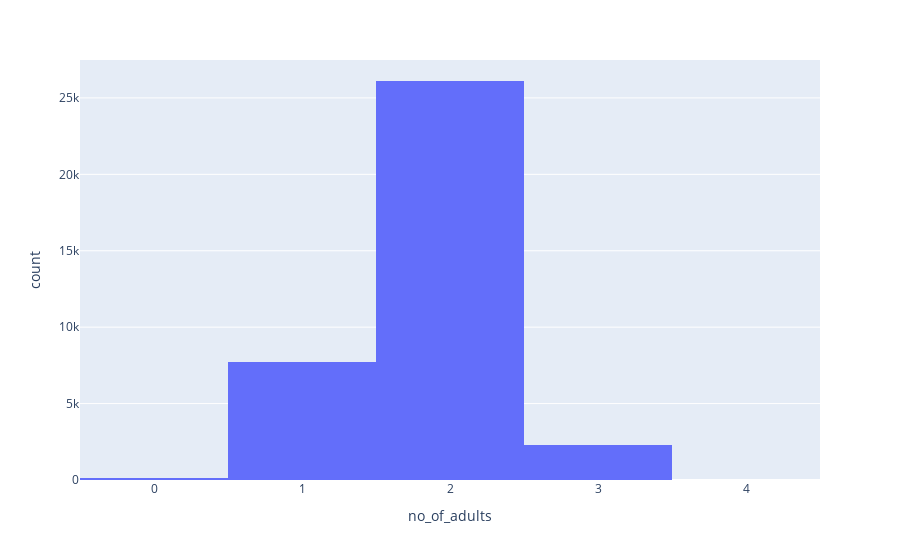
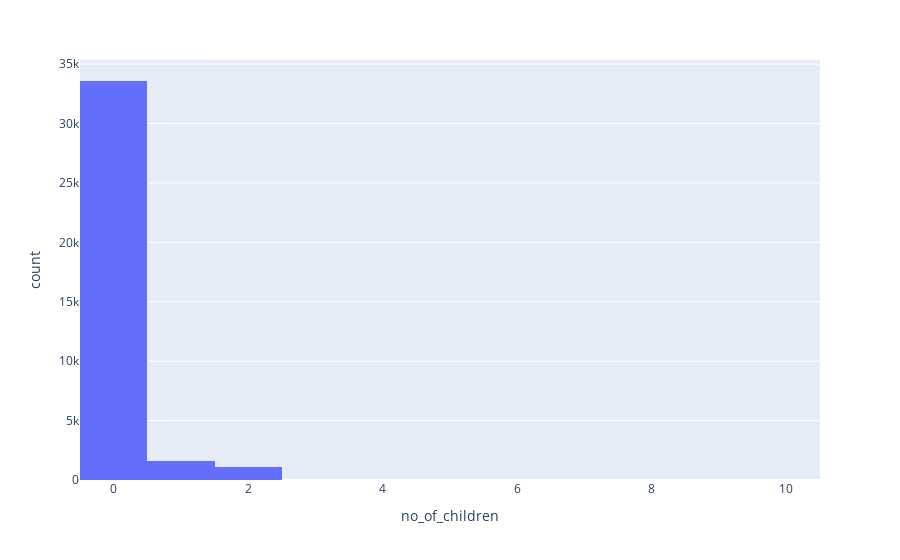
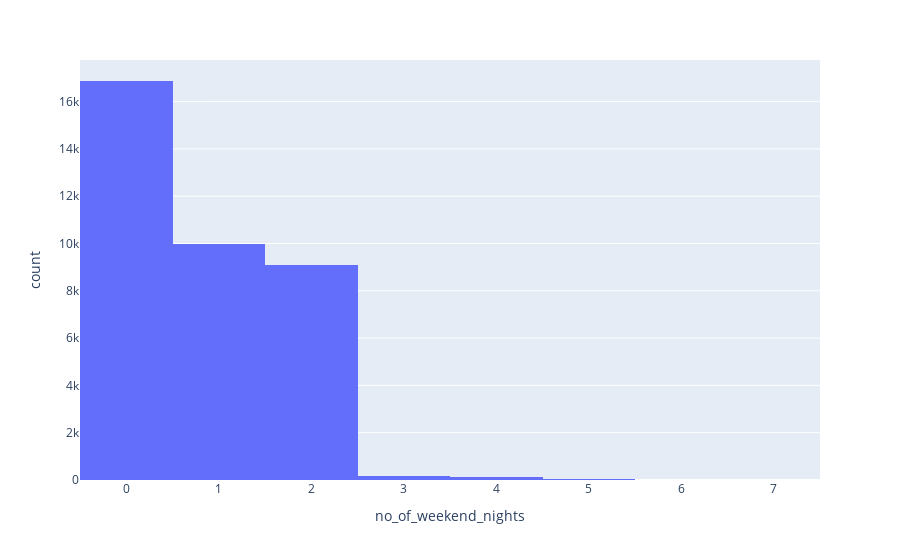
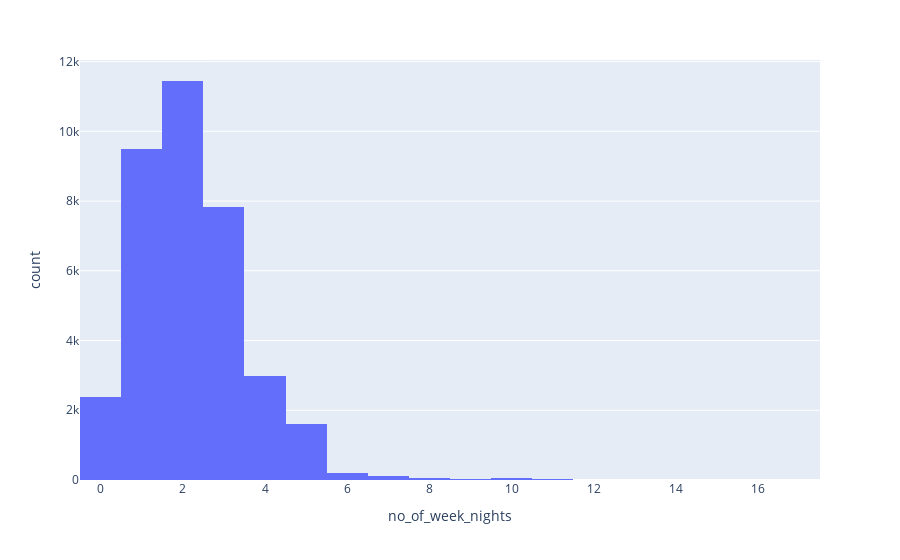

Notebook source saved alongside these figures, in order:
### Code cell
for col in num_cols:
    px.histogram(df, x=col).show()

### Figure 1 — Plotly figure (JSON) as saved in the notebook; plotly's stock layout.template omitted (floating-point values rounded to 4 significant figures; data arrays with more than 128 entries replaced by an {"elided": "..."} marker saying what was removed)
{"data": [{"bingroup": "x", "hovertemplate": "no_of_adults=%{x}<br>count=%{y}<extra></extra>", "legendgroup": "", "marker": {"color": "#636efa", "pattern": {"shape": ""}}, "name": "", "orientation": "v", "showlegend": false, "type": "histogram", "x": {"elided": "36275 int values"}, "xaxis": "x", "yaxis": "y"}], "layout": {"barmode": "relative", "legend": {"tracegroupgap": 0}, "margin": {"t": 60}, "xaxis": {"anchor": "y", "domain": [0, 1], "title": {"text": "no_of_adults"}}, "yaxis": {"anchor": "x", "domain": [0, 1], "title": {"text": "count"}}}}

### Figure 2 — Plotly figure (JSON) as saved in the notebook; plotly's stock layout.template omitted (floating-point values rounded to 4 significant figures; data arrays with more than 128 entries replaced by an {"elided": "..."} marker saying what was removed)
{"data": [{"bingroup": "x", "hovertemplate": "no_of_children=%{x}<br>count=%{y}<extra></extra>", "legendgroup": "", "marker": {"color": "#636efa", "pattern": {"shape": ""}}, "name": "", "orientation": "v", "showlegend": false, "type": "histogram", "x": {"elided": "36275 int values"}, "xaxis": "x", "yaxis": "y"}], "layout": {"barmode": "relative", "legend": {"tracegroupgap": 0}, "margin": {"t": 60}, "xaxis": {"anchor": "y", "domain": [0, 1], "title": {"text": "no_of_children"}}, "yaxis": {"anchor": "x", "domain": [0, 1], "title": {"text": "count"}}}}

### Figure 3 — Plotly figure (JSON) as saved in the notebook; plotly's stock layout.template omitted (floating-point values rounded to 4 significant figures; data arrays with more than 128 entries replaced by an {"elided": "..."} marker saying what was removed)
{"data": [{"bingroup": "x", "hovertemplate": "no_of_weekend_nights=%{x}<br>count=%{y}<extra></extra>", "legendgroup": "", "marker": {"color": "#636efa", "pattern": {"shape": ""}}, "name": "", "orientation": "v", "showlegend": false, "type": "histogram", "x": {"elided": "36275 int values"}, "xaxis": "x", "yaxis": "y"}], "layout": {"barmode": "relative", "legend": {"tracegroupgap": 0}, "margin": {"t": 60}, "xaxis": {"anchor": "y", "domain": [0, 1], "title": {"text": "no_of_weekend_nights"}}, "yaxis": {"anchor": "x", "domain": [0, 1], "title": {"text": "count"}}}}

### Figure 4 — Plotly figure (JSON) as saved in the notebook; plotly's stock layout.template omitted (floating-point values rounded to 4 significant figures; data arrays with more than 128 entries replaced by an {"elided": "..."} marker saying what was removed)
{"data": [{"bingroup": "x", "hovertemplate": "no_of_week_nights=%{x}<br>count=%{y}<extra></extra>", "legendgroup": "", "marker": {"color": "#636efa", "pattern": {"shape": ""}}, "name": "", "orientation": "v", "showlegend": false, "type": "histogram", "x": {"elided": "36275 int values"}, "xaxis": "x", "yaxis": "y"}], "layout": {"barmode": "relative", "legend": {"tracegroupgap": 0}, "margin": {"t": 60}, "xaxis": {"anchor": "y", "domain": [0, 1], "title": {"text": "no_of_week_nights"}}, "yaxis": {"anchor": "x", "domain": [0, 1], "title": {"text": "count"}}}}
